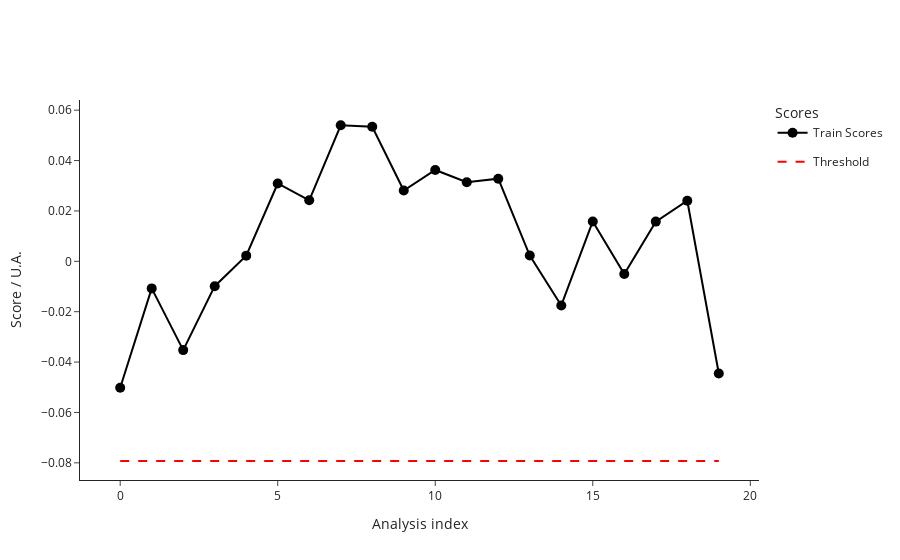

The cell this chart's notebook holds for it:
### Code cell
from src.StreamPort.machine_learning.methods import MachineLearningMethodIsolationForestSklearn

iforest = MachineLearningMethodIsolationForestSklearn()
iforest_parameters = iforest.parameters
print("Isolation Forest parameters: ", iforest_parameters)
parameters.update(iforest_parameters)

ml_ana = iforest.run(ml_ana)
ml_ana.train()
fig_train_scores = ml_ana.plot_scores()
fig_train_scores.show()

### Figure 1 — Plotly figure (JSON) as saved in the notebook; plotly's stock layout.template omitted (floating-point values rounded to 4 significant figures)
{"data": [{"hovertemplate": ["<b>index: </b>18<br><b>name: </b>210812_Pac--005<br><b>path: </b>C:/Users/Sandeep/Desktop/ExtractedSignals\\210812_Pac 2021-08-12 10-30-07\\210812_Pac--005.D<br><b>batch: </b>210812_Pac 2021-08-12 10-30-07<br><b>batch_position: </b>5<br><b>idle_time: </b>39.0<br><b>sample: </b>NaCl 0,9%<br><b>method: </b>SAA_411_Pac.M<br><b>timestamp: </b>2021-08-12 10:50:23<br><b>detector: </b>G1315C<br><b>pump: </b>G7110B<br><b>start_time: </b>2021-08-12 10:50:57<br><b>end_time: </b>2021-08-12 10:54:57<br><b>runtime: </b>239.7000000000036", "<b>index: </b>19<br><b>name: </b>210812_Pac--006<br><b>path: </b>C:/Users/Sandeep/Desktop/ExtractedSignals\\210812_Pac 2021-08-12 10-30-07\\210812_Pac--006.D<br><b>batch: </b>210812_Pac 2021-08-12 10-30-07<br><b>batch_position: </b>6<br><b>idle_time: </b>39.0<br><b>sample: </b>Blank<br><b>method: </b>SAA_411_Pac.M<br><b>timestamp: </b>2021-08-12 10:55:02<br><b>detector: </b>G1315C<br><b>pump: </b>G7110B<br><b>start_time: </b>2021-08-12 10:55:36<br><b>end_time: </b>2021-08-12 10:59:36<br><b>runtime: </b>239.7000000000036", "<b>index: </b>20<br><b>name: </b>210812_Pac--007<br><b>path: </b>C:/Users/Sandeep/Desktop/ExtractedSignals\\210812_Pac 2021-08-12 10-30-07\\210812_Pac--007.D<br><b>batch: </b>210812_Pac 2021-08-12 10-30-07<br><b>batch_position: </b>7<br><b>idle_time: </b>39.0<br><b>sample: </b>0.025 mg/ml<br><b>method: </b>SAA_411_Pac.M<br><b>timestamp: </b>2021-08-12 10:59:41<br><b>detector: </b>G1315C<br><b>pump: </b>G7110B<br><b>start_time: </b>2021-08-12 11:00:15<br><b>end_time: </b>2021-08-12 11:04:15<br><b>runtime: </b>239.7000000000036", "<b>index: </b>21<br><b>name: </b>210812_Pac--008<br><b>path: </b>C:/Users/Sandeep/Desktop/ExtractedSignals\\210812_Pac 2021-08-12 10-30-07\\210812_Pac--008.D<br><b>batch: </b>210812_Pac 2021-08-12 10-30-07<br><b>batch_position: </b>8<br><b>idle_time: </b>39.0<br><b>sample: </b>Blank<br><b>method: </b>SAA_411_Pac.M<br><b>timestamp: </b>2021-08-12 11:04:20<br><b>detector: </b>G1315C<br><b>pump: </b>G7110B<br><b>start_time: </b>2021-08-12 11:04:54<br><b>end_time: </b>2021-08-12 11:08:54<br><b>runtime: </b>239.7000000000036", "<b>index: </b>22<br><b>name: </b>210812_Pac--009<br><b>path: </b>C:/Users/Sandeep/Desktop/ExtractedSignals\\210812_Pac 2021-08-12 10-30-07\\210812_Pac--009.D<br><b>batch: </b>210812_Pac 2021-08-12 10-30-07<br><b>batch_position: </b>9<br><b>idle_time: </b>38.0<br><b>sample: </b>210806/036 :10<br><b>method: </b>SAA_411_Pac.M<br><b>timestamp: </b>2021-08-12 11:08:59<br><b>detector: </b>G1315C<br><b>pump: </b>G7110B<br><b>start_time: </b>2021-08-12 11:09:32<br><b>end_time: </b>2021-08-12 11:13:32<br><b>runtime: </b>239.7000000000036", "<b>index: </b>23<br><b>name: </b>210812_Pac--010<br><b>path: </b>C:/Users/Sandeep/Desktop/ExtractedSignals\\210812_Pac 2021-08-12 10-30-07\\210812_Pac--010.D<br><b>batch: </b>210812_Pac 2021-08-12 10-30-07<br><b>batch_position: </b>10<br><b>idle_time: </b>39.0<br><b>sample: </b>210806/036 :10<br><b>method: </b>SAA_411_Pac.M<br><b>timestamp: </b>2021-08-12 11:13:37<br><b>detector: </b>G7110B<br><b>pump: </b>G7110B<br><b>start_time: </b>2021-08-12 11:14:11<br><b>end_time: </b>2021-08-12 11:18:11<br><b>runtime: </b>239.7000000000036", "<b>index: </b>24<br><b>name: </b>210812_Pac--011<br><b>path: </b>C:/Users/Sandeep/Desktop/ExtractedSignals\\210812_Pac 2021-08-12 10-30-07\\210812_Pac--011.D<br><b>batch: </b>210812_Pac 2021-08-12 10-30-07<br><b>batch_position: </b>11<br><b>idle_time: </b>39.0<br><b>sample: </b>210806/036 :10<br><b>method: </b>SAA_411_Pac.M<br><b>timestamp: </b>2021-08-12 11:18:16<br><b>detector: </b>G7110B<br><b>pump: </b>G7110B<br><b>start_time: </b>2021-08-12 11:18:50<br><b>end_time: </b>2021-08-12 11:22:50<br><b>runtime: </b>239.7000000000036", "<b>index: </b>25<br><b>name: </b>210812_Pac--012<br><b>path: </b>C:/Users/Sandeep/Desktop/ExtractedSignals\\210812_Pac 2021-08-12 10-30-07\\210812_Pac--012.D<br><b>batch: </b>210812_Pac 2021-08-12 10-30-07<br><b>batch_position: </b>12<br><b>idle_time: </b>39.0<br><b>sample: </b>Blank<br><b>method: </b>SAA_411_Pac.M<br><b>timestamp: </b>2021-08-12 11:22:55<br><b>detector: </b>G1315C<br><b>pump: </b>G7110B<br><b>start_time: </b>2021-08-12 11:23:29<br><b>end_time: </b>2021-08-12 11:27:29<br><b>runtime: </b>239.7000000000036", "<b>index: </b>26<br><b>name: </b>210812_Pac--013<br><b>path: </b>C:/Users/Sandeep/Desktop/ExtractedSignals\\210812_Pac 2021-08-12 10-30-07\\210812_Pac--013.D<br><b>batch: </b>210812_Pac 2021-08-12 10-30-07<br><b>batch_position: </b>13<br><b>idle_time: </b>39.0<br><b>sample: </b>0.025 mg/ml<br><b>method: </b>SAA_411_Pac.M<br><b>timestamp: </b>2021-08-12 11:27:34<br><b>detector: </b>G1315C<br><b>pump: </b>G7110B<br><b>start_time: </b>2021-08-12 11:28:08<br><b>end_time: </b>2021-08-12 11:32:08<br><b>runtime: </b>239.7000000000036", "<b>index: </b>27<br><b>name: </b>210812_Pac--014<br><b>path: </b>C:/Users/Sandeep/Desktop/ExtractedSignals\\210812_Pac 2021-08-12 10-30-07\\210812_Pac--014.D<br><b>batch: </b>210812_Pac 2021-08-12 10-30-07<br><b>batch_position: </b>14<br><b>idle_time: </b>38.0<br><b>sample: </b>Blank<br><b>method: </b>SAA_411_Pac.M<br><b>timestamp: </b>2021-08-12 11:32:13<br><b>detector: </b>G7110B<br><b>pump: </b>G7110B<br><b>start_time: </b>2021-08-12 11:32:46<br><b>end_time: </b>2021-08-12 11:36:47<br><b>runtime: </b>239.7000000000036", "<b>index: </b>51<br><b>name: </b>210813_Pac--005<br><b>path: </b>C:/Users/Sandeep/Desktop/ExtractedSignals\\210813_Pac 2021-08-13 10-37-27\\210813_Pac--005.D<br><b>batch: </b>210813_Pac 2021-08-13 10-37-27<br><b>batch_position: </b>5<br><b>idle_time: </b>39.0<br><b>sample: </b>NaCl 0,9%<br><b>method: </b>SAA_411_Pac.M<br><b>timestamp: </b>2021-08-13 10:57:52<br><b>detector: </b>G7110B<br><b>pump: </b>G7110B<br><b>start_time: </b>2021-08-13 10:58:26<br><b>end_time: </b>2021-08-13 11:02:27<br><b>runtime: </b>239.7000000000036", "<b>index: </b>52<br><b>name: </b>210813_Pac--006<br><b>path: </b>C:/Users/Sandeep/Desktop/ExtractedSignals\\210813_Pac 2021-08-13 10-37-27\\210813_Pac--006.D<br><b>batch: </b>210813_Pac 2021-08-13 10-37-27<br><b>batch_position: </b>6<br><b>idle_time: </b>38.0<br><b>sample: </b>Blank<br><b>method: </b>SAA_411_Pac.M<br><b>timestamp: </b>2021-08-13 11:02:31<br><b>detector: </b>G1315C<br><b>pump: </b>G7110B<br><b>start_time: </b>2021-08-13 11:03:05<br><b>end_time: </b>2021-08-13 11:07:06<br><b>runtime: </b>239.7000000000036", "<b>index: </b>53<br><b>name: </b>210813_Pac--007<br><b>path: </b>C:/Users/Sandeep/Desktop/ExtractedSignals\\210813_Pac 2021-08-13 10-37-27\\210813_Pac--007.D<br><b>batch: </b>210813_Pac 2021-08-13 10-37-27<br><b>batch_position: </b>7<br><b>idle_time: </b>38.0<br><b>sample: </b>0.025 mg/ml<br><b>method: </b>SAA_411_Pac.M<br><b>timestamp: </b>2021-08-13 11:07:10<br><b>detector: </b>G1315C<br><b>pump: </b>G7116B<br><b>start_time: </b>2021-08-13 11:07:44<br><b>end_time: </b>2021-08-13 11:11:45<br><b>runtime: </b>239.7000000000036", "<b>index: </b>54<br><b>name: </b>210813_Pac--008<br><b>path: </b>C:/Users/Sandeep/Desktop/ExtractedSignals\\210813_Pac 2021-08-13 10-37-27\\210813_Pac--008.D<br><b>batch: </b>210813_Pac 2021-08-13 10-37-27<br><b>batch_position: </b>8<br><b>idle_time: </b>38.0<br><b>sample: </b>Blank<br><b>method: </b>SAA_411_Pac.M<br><b>timestamp: </b>2021-08-13 11:11:49<br><b>detector: </b>G1315C<br><b>pump: </b>G7110B<br><b>start_time: </b>2021-08-13 11:12:23<br><b>end_time: </b>2021-08-13 11:16:23<br><b>runtime: </b>239.7000000000036", "<b>index: </b>55<br><b>name: </b>210813_Pac--009<br><b>path: </b>C:/Users/Sandeep/Desktop/ExtractedSignals\\210813_Pac 2021-08-13 10-37-27\\210813_Pac--009.D<br><b>batch: </b>210813_Pac 2021-08-13 10-37-27<br><b>batch_position: </b>9<br><b>idle_time: </b>39.0<br><b>sample: </b>210812/004 :20<br><b>method: </b>SAA_411_Pac.M<br><b>timestamp: </b>2021-08-13 11:16:28<br><b>detector: </b>G1315C<br><b>pump: </b>G7110B<br><b>start_time: </b>2021-08-13 11:17:02<br><b>end_time: </b>2021-08-13 11:21:03<br><b>runtime: </b>239.7000000000036", "<b>index: </b>56<br><b>name: </b>210813_Pac--010<br><b>path: </b>C:/Users/Sandeep/Desktop/ExtractedSignals\\210813_Pac 2021-08-13 10-37-27\\210813_Pac--010.D<br><b>batch: </b>210813_Pac 2021-08-13 10-37-27<br><b>batch_position: </b>10<br><b>idle_time: </b>38.0<br><b>sample: </b>210812/004 :20<br><b>method: </b>SAA_411_Pac.M<br><b>timestamp: </b>2021-08-13 11:21:08<br><b>detector: </b>G1315C<br><b>pump: </b>G7110B<br><b>start_time: </b>2021-08-13 11:21:41<br><b>end_time: </b>2021-08-13 11:25:42<br><b>runtime: </b>239.7000000000036", "<b>index: </b>57<br><b>name: </b>210813_Pac--011<br><b>path: </b>C:/Users/Sandeep/Desktop/ExtractedSignals\\210813_Pac 2021-08-13 10-37-27\\210813_Pac--011.D<br><b>batch: </b>210813_Pac 2021-08-13 10-37-27<br><b>batch_position: </b>11<br><b>idle_time: </b>39.0<br><b>sample: </b>210812/004 :20<br><b>method: </b>SAA_411_Pac.M<br><b>timestamp: </b>2021-08-13 11:25:46<br><b>detector: </b>G1315C<br><b>pump: </b>G7110B<br><b>start_time: </b>2021-08-13 11:26:21<br><b>end_time: </b>2021-08-13 11:30:21<br><b>runtime: </b>239.7000000000036", "<b>index: </b>58<br><b>name: </b>210813_Pac--012<br><b>path: </b>C:/Users/Sandeep/Desktop/ExtractedSignals\\210813_Pac 2021-08-13 10-37-27\\210813_Pac--012.D<br><b>batch: </b>210813_Pac 2021-08-13 10-37-27<br><b>batch_position: </b>12<br><b>idle_time: </b>38.0<br><b>sample: </b>Blank<br><b>method: </b>SAA_411_Pac.M<br><b>timestamp: </b>2021-08-13 11:30:26<br><b>detector: </b>G1315C<br><b>pump: </b>G7110B<br><b>start_time: </b>2021-08-13 11:30:59<br><b>end_time: </b>2021-08-13 11:34:59<br><b>runtime: </b>239.7000000000036", "<b>index: </b>59<br><b>name: </b>210813_Pac--013<br><b>path: </b>C:/Users/Sandeep/Desktop/ExtractedSignals\\210813_Pac 2021-08-13 10-37-27\\210813_Pac--013.D<br><b>batch: </b>210813_Pac 2021-08-13 10-37-27<br><b>batch_position: </b>13<br><b>idle_time: </b>39.0<br><b>sample: </b>0.025 mg/ml<br><b>method: </b>SAA_411_Pac.M<br><b>timestamp: </b>2021-08-13 11:35:04<br><b>detector: </b>G1315C<br><b>pump: </b>G7110B<br><b>start_time: </b>2021-08-13 11:35:38<br><b>end_time: </b>2021-08-13 11:39:38<br><b>runtime: </b>239.7000000000036", "<b>index: </b>60<br><b>name: </b>210813_Pac--014<br><b>path: </b>C:/Users/Sandeep/Desktop/ExtractedSignals\\210813_Pac 2021-08-13 10-37-27\\210813_Pac--014.D<br><b>batch: </b>210813_Pac 2021-08-13 10-37-27<br><b>batch_position: </b>14<br><b>idle_time: </b>38.0<br><b>sample: </b>Blank<br><b>method: </b>SAA_411_Pac.M<br><b>timestamp: </b>2021-08-13 11:39:43<br><b>detector: </b>G1315C<br><b>pump: </b>G7110B<br><b>start_time: </b>2021-08-13 11:40:16<br><b>end_time: </b>2021-08-13 11:44:17<br><b>runtime: </b>239.7000000000036"], "legendgroup": "Train", "line": {"color": "black"}, "marker": {"color": "black", "size": 10}, "mode": "lines+markers", "name": "Train Scores", "text": ["<b>index: </b>18<br><b>name: </b>210812_Pac--005<br><b>path: </b>C:/Users/Sandeep/Desktop/ExtractedSignals\\210812_Pac 2021-08-12 10-30-07\\210812_Pac--005.D<br><b>batch: </b>210812_Pac 2021-08-12 10-30-07<br><b>batch_position: </b>5<br><b>idle_time: </b>39.0<br><b>sample: </b>NaCl 0,9%<br><b>method: </b>SAA_411_Pac.M<br><b>timestamp: </b>2021-08-12 10:50:23<br><b>detector: </b>G1315C<br><b>pump: </b>G7110B<br><b>start_time: </b>2021-08-12 10:50:57<br><b>end_time: </b>2021-08-12 10:54:57<br><b>runtime: </b>239.7000000000036", "<b>index: </b>19<br><b>name: </b>210812_Pac--006<br><b>path: </b>C:/Users/Sandeep/Desktop/ExtractedSignals\\210812_Pac 2021-08-12 10-30-07\\210812_Pac--006.D<br><b>batch: </b>210812_Pac 2021-08-12 10-30-07<br><b>batch_position: </b>6<br><b>idle_time: </b>39.0<br><b>sample: </b>Blank<br><b>method: </b>SAA_411_Pac.M<br><b>timestamp: </b>2021-08-12 10:55:02<br><b>detector: </b>G1315C<br><b>pump: </b>G7110B<br><b>start_time: </b>2021-08-12 10:55:36<br><b>end_time: </b>2021-08-12 10:59:36<br><b>runtime: </b>239.7000000000036", "<b>index: </b>20<br><b>name: </b>210812_Pac--007<br><b>path: </b>C:/Users/Sandeep/Desktop/ExtractedSignals\\210812_Pac 2021-08-12 10-30-07\\210812_Pac--007.D<br><b>batch: </b>210812_Pac 2021-08-12 10-30-07<br><b>batch_position: </b>7<br><b>idle_time: </b>39.0<br><b>sample: </b>0.025 mg/ml<br><b>method: </b>SAA_411_Pac.M<br><b>timestamp: </b>2021-08-12 10:59:41<br><b>detector: </b>G1315C<br><b>pump: </b>G7110B<br><b>start_time: </b>2021-08-12 11:00:15<br><b>end_time: </b>2021-08-12 11:04:15<br><b>runtime: </b>239.7000000000036", "<b>index: </b>21<br><b>name: </b>210812_Pac--008<br><b>path: </b>C:/Users/Sandeep/Desktop/ExtractedSignals\\210812_Pac 2021-08-12 10-30-07\\210812_Pac--008.D<br><b>batch: </b>210812_Pac 2021-08-12 10-30-07<br><b>batch_position: </b>8<br><b>idle_time: </b>39.0<br><b>sample: </b>Blank<br><b>method: </b>SAA_411_Pac.M<br><b>timestamp: </b>2021-08-12 11:04:20<br><b>detector: </b>G1315C<br><b>pump: </b>G7110B<br><b>start_time: </b>2021-08-12 11:04:54<br><b>end_time: </b>2021-08-12 11:08:54<br><b>runtime: </b>239.7000000000036", "<b>index: </b>22<br><b>name: </b>210812_Pac--009<br><b>path: </b>C:/Users/Sandeep/Desktop/ExtractedSignals\\210812_Pac 2021-08-12 10-30-07\\210812_Pac--009.D<br><b>batch: </b>210812_Pac 2021-08-12 10-30-07<br><b>batch_position: </b>9<br><b>idle_time: </b>38.0<br><b>sample: </b>210806/036 :10<br><b>method: </b>SAA_411_Pac.M<br><b>timestamp: </b>2021-08-12 11:08:59<br><b>detector: </b>G1315C<br><b>pump: </b>G7110B<br><b>start_time: </b>2021-08-12 11:09:32<br><b>end_time: </b>2021-08-12 11:13:32<br><b>runtime: </b>239.7000000000036", "<b>index: </b>23<br><b>name: </b>210812_Pac--010<br><b>path: </b>C:/Users/Sandeep/Desktop/ExtractedSignals\\210812_Pac 2021-08-12 10-30-07\\210812_Pac--010.D<br><b>batch: </b>210812_Pac 2021-08-12 10-30-07<br><b>batch_position: </b>10<br><b>idle_time: </b>39.0<br><b>sample: </b>210806/036 :10<br><b>method: </b>SAA_411_Pac.M<br><b>timestamp: </b>2021-08-12 11:13:37<br><b>detector: </b>G7110B<br><b>pump: </b>G7110B<br><b>start_time: </b>2021-08-12 11:14:11<br><b>end_time: </b>2021-08-12 11:18:11<br><b>runtime: </b>239.7000000000036", "<b>index: </b>24<br><b>name: </b>210812_Pac--011<br><b>path: </b>C:/Users/Sandeep/Desktop/ExtractedSignals\\210812_Pac 2021-08-12 10-30-07\\210812_Pac--011.D<br><b>batch: </b>210812_Pac 2021-08-12 10-30-07<br><b>batch_position: </b>11<br><b>idle_time: </b>39.0<br><b>sample: </b>210806/036 :10<br><b>method: </b>SAA_411_Pac.M<br><b>timestamp: </b>2021-08-12 11:18:16<br><b>detector: </b>G7110B<br><b>pump: </b>G7110B<br><b>start_time: </b>2021-08-12 11:18:50<br><b>end_time: </b>2021-08-12 11:22:50<br><b>runtime: </b>239.7000000000036", "<b>index: </b>25<br><b>name: </b>210812_Pac--012<br><b>path: </b>C:/Users/Sandeep/Desktop/ExtractedSignals\\210812_Pac 2021-08-12 10-30-07\\210812_Pac--012.D<br><b>batch: </b>210812_Pac 2021-08-12 10-30-07<br><b>batch_position: </b>12<br><b>idle_time: </b>39.0<br><b>sample: </b>Blank<br><b>method: </b>SAA_411_Pac.M<br><b>timestamp: </b>2021-08-12 11:22:55<br><b>detector: </b>G1315C<br><b>pump: </b>G7110B<br><b>start_time: </b>2021-08-12 11:23:29<br><b>end_time: </b>2021-08-12 11:27:29<br><b>runtime: </b>239.7000000000036", "<b>index: </b>26<br><b>name: </b>210812_Pac--013<br><b>path: </b>C:/Users/Sandeep/Desktop/ExtractedSignals\\210812_Pac 2021-08-12 10-30-07\\210812_Pac--013.D<br><b>batch: </b>210812_Pac 2021-08-12 10-30-07<br><b>batch_position: </b>13<br><b>idle_time: </b>39.0<br><b>sample: </b>0.025 mg/ml<br><b>method: </b>SAA_411_Pac.M<br><b>timestamp: </b>2021-08-12 11:27:34<br><b>detector: </b>G1315C<br><b>pump: </b>G7110B<br><b>start_time: </b>2021-08-12 11:28:08<br><b>end_time: </b>2021-08-12 11:32:08<br><b>runtime: </b>239.7000000000036", "<b>index: </b>27<br><b>name: </b>210812_Pac--014<br><b>path: </b>C:/Users/Sandeep/Desktop/ExtractedSignals\\210812_Pac 2021-08-12 10-30-07\\210812_Pac--014.D<br><b>batch: </b>210812_Pac 2021-08-12 10-30-07<br><b>batch_position: </b>14<br><b>idle_time: </b>38.0<br><b>sample: </b>Blank<br><b>method: </b>SAA_411_Pac.M<br><b>timestamp: </b>2021-08-12 11:32:13<br><b>detector: </b>G7110B<br><b>pump: </b>G7110B<br><b>start_time: </b>2021-08-12 11:32:46<br><b>end_time: </b>2021-08-12 11:36:47<br><b>runtime: </b>239.7000000000036", "<b>index: </b>51<br><b>name: </b>210813_Pac--005<br><b>path: </b>C:/Users/Sandeep/Desktop/ExtractedSignals\\210813_Pac 2021-08-13 10-37-27\\210813_Pac--005.D<br><b>batch: </b>210813_Pac 2021-08-13 10-37-27<br><b>batch_position: </b>5<br><b>idle_time: </b>39.0<br><b>sample: </b>NaCl 0,9%<br><b>method: </b>SAA_411_Pac.M<br><b>timestamp: </b>2021-08-13 10:57:52<br><b>detector: </b>G7110B<br><b>pump: </b>G7110B<br><b>start_time: </b>2021-08-13 10:58:26<br><b>end_time: </b>2021-08-13 11:02:27<br><b>runtime: </b>239.7000000000036", "<b>index: </b>52<br><b>name: </b>210813_Pac--006<br><b>path: </b>C:/Users/Sandeep/Desktop/ExtractedSignals\\210813_Pac 2021-08-13 10-37-27\\210813_Pac--006.D<br><b>batch: </b>210813_Pac 2021-08-13 10-37-27<br><b>batch_position: </b>6<br><b>idle_time: </b>38.0<br><b>sample: </b>Blank<br><b>method: </b>SAA_411_Pac.M<br><b>timestamp: </b>2021-08-13 11:02:31<br><b>detector: </b>G1315C<br><b>pump: </b>G7110B<br><b>start_time: </b>2021-08-13 11:03:05<br><b>end_time: </b>2021-08-13 11:07:06<br><b>runtime: </b>239.7000000000036", "<b>index: </b>53<br><b>name: </b>210813_Pac--007<br><b>path: </b>C:/Users/Sandeep/Desktop/ExtractedSignals\\210813_Pac 2021-08-13 10-37-27\\210813_Pac--007.D<br><b>batch: </b>210813_Pac 2021-08-13 10-37-27<br><b>batch_position: </b>7<br><b>idle_time: </b>38.0<br><b>sample: </b>0.025 mg/ml<br><b>method: </b>SAA_411_Pac.M<br><b>timestamp: </b>2021-08-13 11:07:10<br><b>detector: </b>G1315C<br><b>pump: </b>G7116B<br><b>start_time: </b>2021-08-13 11:07:44<br><b>end_time: </b>2021-08-13 11:11:45<br><b>runtime: </b>239.7000000000036", "<b>index: </b>54<br><b>name: </b>210813_Pac--008<br><b>path: </b>C:/Users/Sandeep/Desktop/ExtractedSignals\\210813_Pac 2021-08-13 10-37-27\\210813_Pac--008.D<br><b>batch: </b>210813_Pac 2021-08-13 10-37-27<br><b>batch_position: </b>8<br><b>idle_time: </b>38.0<br><b>sample: </b>Blank<br><b>method: </b>SAA_411_Pac.M<br><b>timestamp: </b>2021-08-13 11:11:49<br><b>detector: </b>G1315C<br><b>pump: </b>G7110B<br><b>start_time: </b>2021-08-13 11:12:23<br><b>end_time: </b>2021-08-13 11:16:23<br><b>runtime: </b>239.7000000000036", "<b>index: </b>55<br><b>name: </b>210813_Pac--009<br><b>path: </b>C:/Users/Sandeep/Desktop/ExtractedSignals\\210813_Pac 2021-08-13 10-37-27\\210813_Pac--009.D<br><b>batch: </b>210813_Pac 2021-08-13 10-37-27<br><b>batch_position: </b>9<br><b>idle_time: </b>39.0<br><b>sample: </b>210812/004 :20<br><b>method: </b>SAA_411_Pac.M<br><b>timestamp: </b>2021-08-13 11:16:28<br><b>detector: </b>G1315C<br><b>pump: </b>G7110B<br><b>start_time: </b>2021-08-13 11:17:02<br><b>end_time: </b>2021-08-13 11:21:03<br><b>runtime: </b>239.7000000000036", "<b>index: </b>56<br><b>name: </b>210813_Pac--010<br><b>path: </b>C:/Users/Sandeep/Desktop/ExtractedSignals\\210813_Pac 2021-08-13 10-37-27\\210813_Pac--010.D<br><b>batch: </b>210813_Pac 2021-08-13 10-37-27<br><b>batch_position: </b>10<br><b>idle_time: </b>38.0<br><b>sample: </b>210812/004 :20<br><b>method: </b>SAA_411_Pac.M<br><b>timestamp: </b>2021-08-13 11:21:08<br><b>detector: </b>G1315C<br><b>pump: </b>G7110B<br><b>start_time: </b>2021-08-13 11:21:41<br><b>end_time: </b>2021-08-13 11:25:42<br><b>runtime: </b>239.7000000000036", "<b>index: </b>57<br><b>name: </b>210813_Pac--011<br><b>path: </b>C:/Users/Sandeep/Desktop/ExtractedSignals\\210813_Pac 2021-08-13 10-37-27\\210813_Pac--011.D<br><b>batch: </b>210813_Pac 2021-08-13 10-37-27<br><b>batch_position: </b>11<br><b>idle_time: </b>39.0<br><b>sample: </b>210812/004 :20<br><b>method: </b>SAA_411_Pac.M<br><b>timestamp: </b>2021-08-13 11:25:46<br><b>detector: </b>G1315C<br><b>pump: </b>G7110B<br><b>start_time: </b>2021-08-13 11:26:21<br><b>end_time: </b>2021-08-13 11:30:21<br><b>runtime: </b>239.7000000000036", "<b>index: </b>58<br><b>name: </b>210813_Pac--012<br><b>path: </b>C:/Users/Sandeep/Desktop/ExtractedSignals\\210813_Pac 2021-08-13 10-37-27\\210813_Pac--012.D<br><b>batch: </b>210813_Pac 2021-08-13 10-37-27<br><b>batch_position: </b>12<br><b>idle_time: </b>38.0<br><b>sample: </b>Blank<br><b>method: </b>SAA_411_Pac.M<br><b>timestamp: </b>2021-08-13 11:30:26<br><b>detector: </b>G1315C<br><b>pump: </b>G7110B<br><b>start_time: </b>2021-08-13 11:30:59<br><b>end_time: </b>2021-08-13 11:34:59<br><b>runtime: </b>239.7000000000036", "<b>index: </b>59<br><b>name: </b>210813_Pac--013<br><b>path: </b>C:/Users/Sandeep/Desktop/ExtractedSignals\\210813_Pac 2021-08-13 10-37-27\\210813_Pac--013.D<br><b>batch: </b>210813_Pac 2021-08-13 10-37-27<br><b>batch_position: </b>13<br><b>idle_time: </b>39.0<br><b>sample: </b>0.025 mg/ml<br><b>method: </b>SAA_411_Pac.M<br><b>timestamp: </b>2021-08-13 11:35:04<br><b>detector: </b>G1315C<br><b>pump: </b>G7110B<br><b>start_time: </b>2021-08-13 11:35:38<br><b>end_time: </b>2021-08-13 11:39:38<br><b>runtime: </b>239.7000000000036", "<b>index: </b>60<br><b>name: </b>210813_Pac--014<br><b>path: </b>C:/Users/Sandeep/Desktop/ExtractedSignals\\210813_Pac 2021-08-13 10-37-27\\210813_Pac--014.D<br><b>batch: </b>210813_Pac 2021-08-13 10-37-27<br><b>batch_position: </b>14<br><b>idle_time: </b>38.0<br><b>sample: </b>Blank<br><b>method: </b>SAA_411_Pac.M<br><b>timestamp: </b>2021-08-13 11:39:43<br><b>detector: </b>G1315C<br><b>pump: </b>G7110B<br><b>start_time: </b>2021-08-13 11:40:16<br><b>end_time: </b>2021-08-13 11:44:17<br><b>runtime: </b>239.7000000000036"], "type": "scatter", "x": [0, 1, 2, 3, 4, 5, 6, 7, 8, 9, 10, 11, 12, 13, 14, 15, 16, 17, 18, 19], "y": [-0.05022, -0.01075, -0.03525, -0.00987, 0.002252, 0.03089, 0.02422, 0.05402, 0.05344, 0.0281, 0.03627, 0.03141, 0.03281, 0.002288, -0.01752, 0.01582, -0.005032, 0.01577, 0.02406, -0.04454]}, {"legendgroup": "Threshold", "line": {"color": "red", "dash": "dash"}, "mode": "lines", "name": "Threshold", "type": "scatter", "x": [0, 19], "y": [-0.07927, -0.07927]}], "layout": {"legend": {"title": {"text": "Scores"}}, "xaxis": {"title": {"text": "Analysis index"}}, "yaxis": {"title": {"text": "Score / U.A."}}}}
